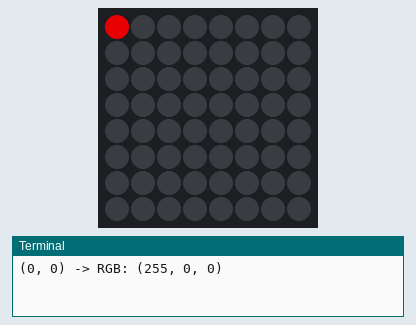
The program below on a simulated Raspberry Pi (BCM pin numbers) with a Sense HAT. Shown: the Sense HAT's 8×8 RGB LED matrix, the last lines printed to the terminal. Dim RGB values are drawn brighter than linear. At 6.5 s the program stops and its outputs stay as they are.

Above: at 0.07 s.
At 0.77 s:
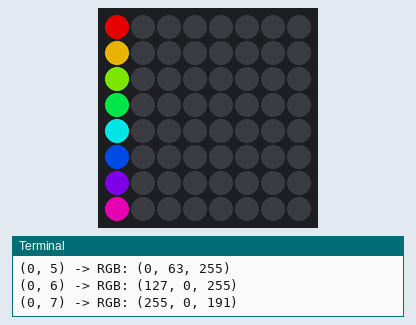
At 1.58 s:
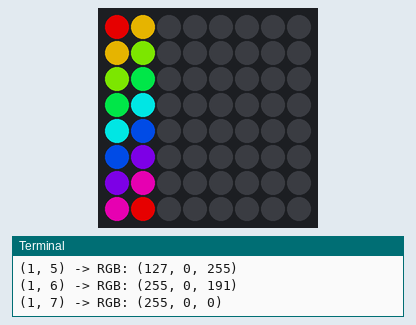
At 3.18 s:
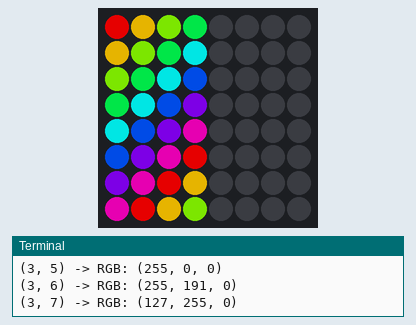
At 4.79 s:
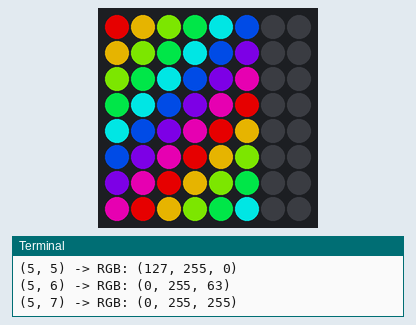
At 6.4 s:
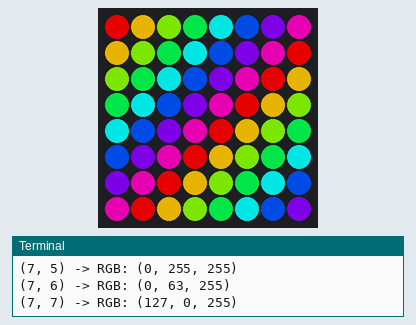

The program:

rainbow7.py
```python
#!/usr/bin/env python3
# ========================================================================
# rainbow7.py
#
# Description: Display rainbow colors in a diagonal pattern.
#
# Author: Jim Ing
# Date: 2024-08-16
# ========================================================================

import colorsys
import time
from config import sense

sense.clear()

for x in range(8):
    for y in range(8):
        # Calculate the hue based on the sum of the x and y coordinates
        hue = ((x + y) % 8) / 8.0 # Adjusted to create a diagonal gradient

        # Convert HSV to RGB
        r, g, b = colorsys.hsv_to_rgb(hue, 1.0, 1.0) # Full saturation and value

        # Convert RGB values to 0-255 range
        r = int(r * 255)
        g = int(g * 255)
        b = int(b * 255)

        # Print the coordinates and RGB values
        print(f"({x}, {y}) -> RGB: ({r}, {g}, {b})")
        sense.set_pixel(x, y, r, g, b)

        # Add a delay
        time.sleep(0.1)
```

config.py
```python
#!/usr/bin/env python3
# ========================================================================
# config.py
#
# Description: Global configuration.
#
# Author: Jim Ing
# Date: 2024-08-29
# ========================================================================

from sense_hat import SenseHat
#from sense_hat import SenseHat, ACTION_PRESSED, ACTION_HELD, ACTION_RELEASED

sense = SenseHat()

sense.rotation = 0
sense.low_light = True
```
